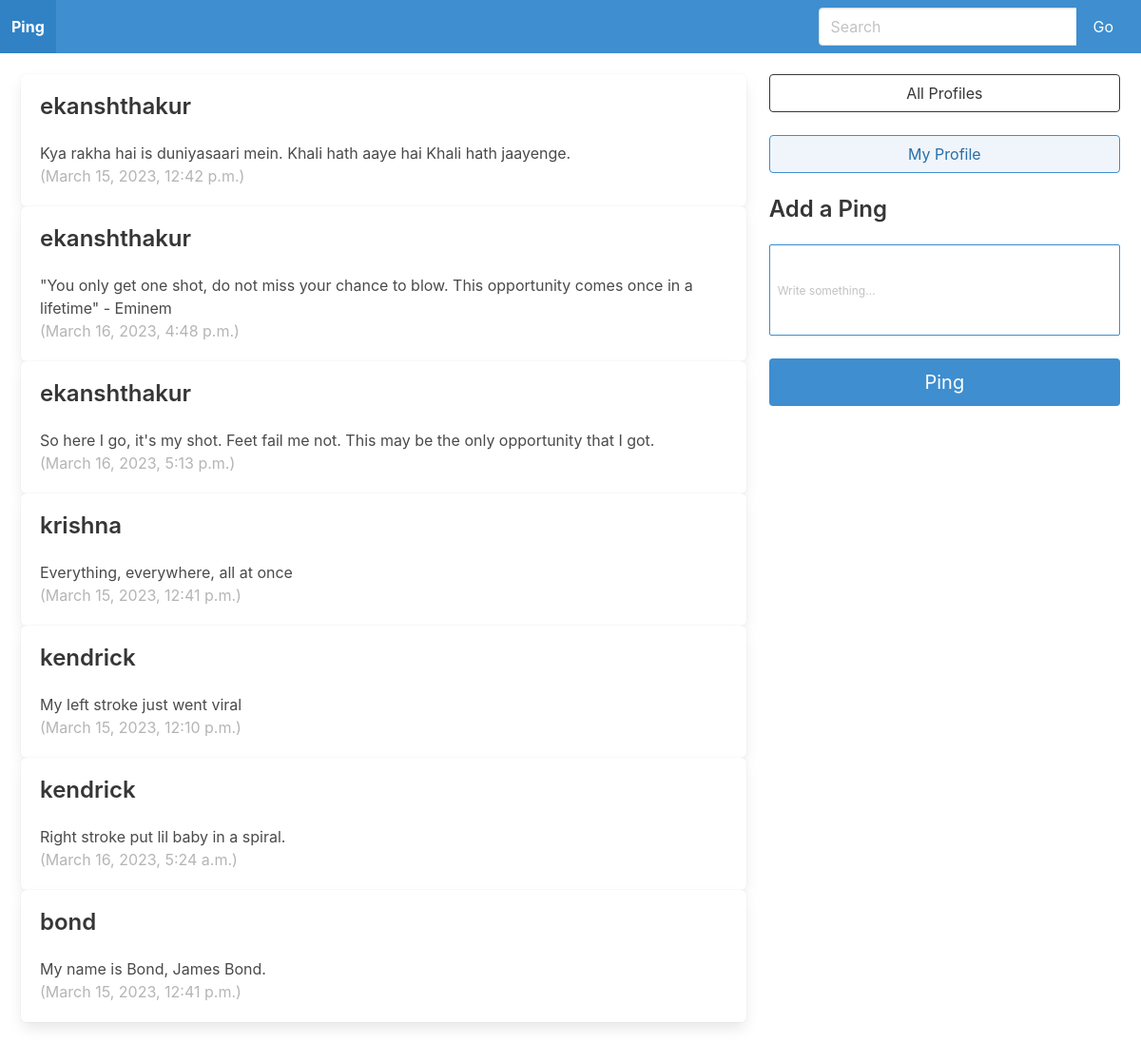
The app's page / (signed in), older data.
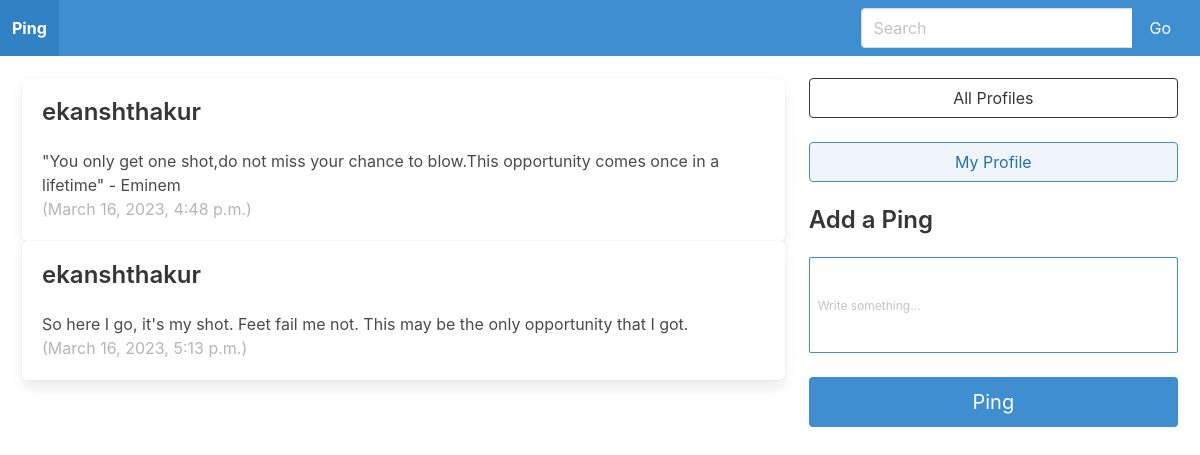
The same page, newer data.
### Ping/models.py (models this page shows, shortened)
class Pings(models.Model):
    user = models.ForeignKey(
        User, related_name = "pinged" , on_delete=models.DO_NOTHING
    )
    body = models.CharField(max_length=250)
    created_on = models.DateTimeField(auto_now_add= True)
    parent = models.ForeignKey("self", on_delete=models.CASCADE, blank= True, null=True, related_name= 'children')
    likes = models.ManyToManyField(User, blank=True, null=True, related_name='liked')

### Ping/views.py (the view)
# urls.py: path('',dashboard, name = "dashboard"),
def dashboard(request):
    form = PingForm(request.POST or None)
    if request.method == 'POST':
        if form.is_valid():
            pings = form.save(commit=False)
            pings.user = request.user
            pings.save()
            return redirect("dashboard")
    return render(request, "dashboard.html", {"form" : form})

### Ping/forms.py
class PingForm(forms.ModelForm):
    body = forms.CharField(
        required= True,
        widget = forms.widgets.TextInput(
            attrs={
            "placeholder": "Write something...",
            "class": "textarea is-info is-small",
            }
        ),
        label="",
    )
    class Meta:
        model = Pings
        exclude = {"user", "parent", "likes"}

### templates/dashboard.html (shortened to what this page needs)
{% extends 'base.html'%} {% block content %}
<div
  class="columns is-vcentered"
  style="
    display: flex;
    align-items: start;
    margin: 10px;
    justify-content: space-evenly;
  "
>
  <div class="column">
    {% for followed in user.profile.follows.all %}
    {% for ping in followed.user.pinged.all%}
    {% if ping.parent is null %}
    <a href="{% url 'ping_detail' ping.pk %}">
      <div class="box">
        <h2 class="title is-4">{{ping.user.username}}</h2>
        {{ping.body}}
        <p class="is-small has-text-grey-light">({{ping.created_on}})</p>
      </div>
    </a>
    {% endif %}
    {% endfor%}
    {% endfor%}
  </div>
  <div class="column is-one-third">
    <div class="block">
      <a href="{% url 'profile_list' %}">
        <button class="button is-dark is-outlined is-fullwidth">
          All Profiles
        </button>
      </a>
    </div>
    <div class="block">
      <a href="{% url 'profile' request.user.profile.id %}">
        <button class="button is-info is-light is-outlined is-fullwidth">
          My Profile
        </button>
      </a>
    </div>
    <div class="block">
      <div class="block">
        <h2 class="title is-4">Add a Ping</h2>
      </div>
    </div>
    <form action="" method="post">
      <div class="control">
        {{form.body}}
      </div>
      <button class="button is-info is-fullwidth is-medium mt-5" type="submit">
        Ping
      </button>
    </form>
  </div>
</div>
  {% endblock content %}

### templates/base.html (shortened to what this page needs)
<!DOCTYPE html>
<html lang="en">
<head>
    <link rel="stylesheet"
    href="https://cdn.jsdelivr.net/npm/bulma@0.9.3/css/bulma.min.css">
    <link rel="stylesheet" href="https://cdn.jsdelivr.net/npm/@mdi/font@7.2.96/css/materialdesignicons.min.css">
</head>
<body><nav class="navbar is-info" role="navigation" aria-label="main navigation">
  <div class="navbar-brand">
    <a class="navbar-item" href="{% url 'dashboard' %}">
     <h1 style="font-weight: bolder;">Ping</h1>
    </a>
  </div>
  {% if user.is_authenticated %}
  <div class="navbar-end">
    <div class="navbar-item">
      <form action="{% url 'search'%}" method="get">
     <div class="field has-addons">
  <div class="control">
    <input class="input" type="text" placeholder="Search" name = "searched">
  </div>
  <div class="control">
    <button class="button is-info" type="submit" value="show">Go</button>
  </div>
</div>
      </form>
    </div>
  </div>
   {% endif %}
</nav>
    <div>
        {% block content%}
        {% endblock content %}
    </div>
</body>
</html></html>

Row changes from the older to the newer data that the page shows:
removed Pings: user.username "ekanshthakur", body "Kya rakha hai is duniyasaari mein. Khali hath aaye hai Khali hath jaayenge.", created_on "March 15, 2023, 12:42 p.m."
removed Pings: user.username "krishna", body "Everything, everywhere, all at once", created_on "March 15, 2023, 12:41 p.m."
removed Pings: user.username "kendrick", body "My left stroke just went viral", created_on "March 15, 2023, 12:10 p.m."
removed Pings: user.username "kendrick", body "Right stroke put lil baby in a spiral.", created_on "March 16, 2023, 5:24 a.m."
removed Pings: user.username "bond", body "My name is Bond, James Bond.", created_on "March 15, 2023, 12:41 p.m."
changed Pings: body "\"You only get one shot, do not miss your chance to blow. This opportunity comes once in a lifetime\" - Eminem" → "\"You only get one shot,do not miss your chance to blow.This opportunity comes once in a lifetime\" - Eminem"
